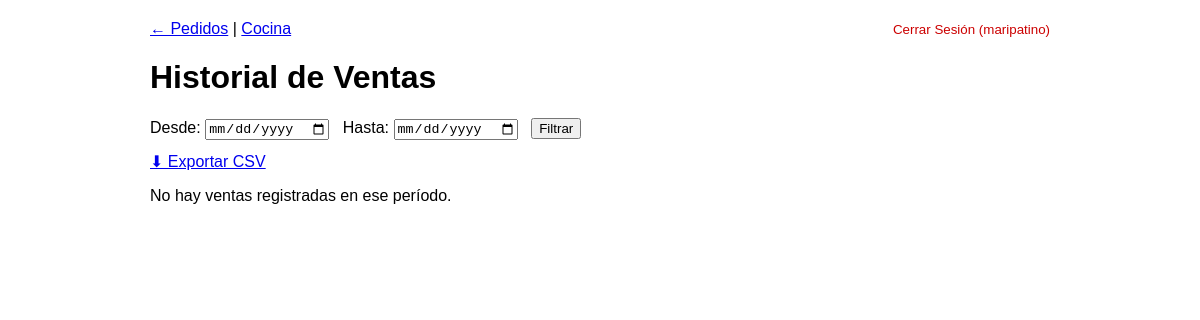
Page /ventas/ventas/historial/ (signed in) on the earlier database version.
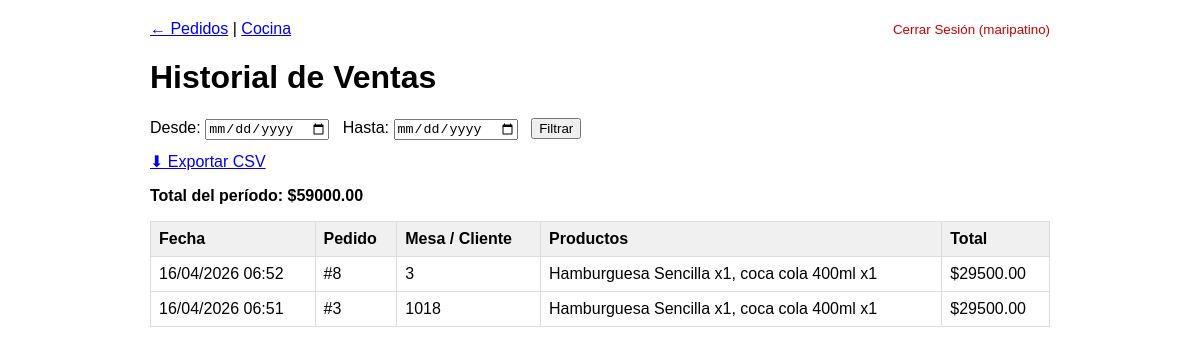
Same page on the later database version.
### ventas/models.py (models this page shows, shortened)
class Transaccion(models.Model):
    pedido = models.OneToOneField(Pedido, on_delete=models.CASCADE, related_name='transaccion')
    total = models.DecimalField(max_digits=10, decimal_places=2)
    fecha = models.DateTimeField(auto_now_add=True)

class Pedido(models.Model):
    ESTADOS = [
        ('pendiente', 'Pendiente'),
        ('en_preparacion', 'En Preparación'),
        ('listo', 'Listo'),
        ('entregada', 'Entregada'),
        ('pagado', 'Pagado'),
    ]
    mesa_o_online = models.CharField(max_length=100, help_text="Cliente")
    estado = models.CharField(max_length=20, choices=ESTADOS, default='pendiente')
    creado_por = models.ForeignKey(User, on_delete=models.CASCADE)
    fecha_creacion = models.DateTimeField(auto_now_add=True)
    productos = models.ManyToManyField(Producto, through='PedidoProducto', blank=True)

class PedidoProducto(models.Model):
    pedido = models.ForeignKey(Pedido, on_delete=models.CASCADE, related_name='items')
    producto = models.ForeignKey(Producto, on_delete=models.CASCADE)
    cantidad = models.PositiveIntegerField(default=1)
    class Meta:
        unique_together = ('pedido', 'producto')

### products/models.py (models this page shows, shortened)
class Producto(models.Model):
    nombre = models.CharField(max_length=200)
    categoria = models.ForeignKey(Categoria, on_delete=models.CASCADE)
    precio = models.DecimalField(max_digits=10, decimal_places=2)
    descripcion = models.TextField(blank=True)
    ingredientes = models.ManyToManyField(Ingrediente)

### ventas/views.py (the view)
# urls.py: path('ventas/historial/', views.HistorialVentasView.as_view(), name='historial_ventas'),
class HistorialVentasView(LoginRequiredMixin, ListView):
    model = Transaccion
    template_name = 'ventas/historial_ventas.html'
    context_object_name = 'transacciones'
    paginate_by = 20
    def get_queryset(self):
        qs = Transaccion.objects.select_related('pedido').order_by('-fecha')
        fecha_desde = self.request.GET.get('desde')
        fecha_hasta = self.request.GET.get('hasta')
        if fecha_desde:
            qs = qs.filter(fecha__date__gte=fecha_desde)
        if fecha_hasta:
            qs = qs.filter(fecha__date__lte=fecha_hasta)
        return qs
    def get_context_data(self, **kwargs):
        context = super().get_context_data(**kwargs)
        context['desde'] = self.request.GET.get('desde', '')
        context['hasta'] = self.request.GET.get('hasta', '')
        context['total_periodo'] = sum(t.total for t in self.get_queryset())
        for t in context['transacciones']:
            t.items_pedido = t.pedido.items.select_related('producto').all()
        return context

### ventas/templates/ventas/historial_ventas.html (shortened to what this page needs)
<!DOCTYPE html>
<html>
<head>
</head>
<body>
    <nav>
        <a href="{% url 'pedido_list' %}">← Pedidos</a> |
        <a href="{% url 'cocina_dashboard' %}">Cocina</a>
        <form method="post" action="{% url 'logout' %}" style="display:inline;" class="logout-btn">
            <button type="submit" style="background:none;border:none;color:#c00;cursor:pointer;padding:0;">Cerrar Sesión ({{ request.user.username }})</button>
        </form>
    </nav>
    <h1>Historial de Ventas</h1>
    <form method="get" style="margin: 12px 0;">
        <label>Desde: <input type="date" name="desde" value="{{ desde }}"></label>
        <label>Hasta: <input type="date" name="hasta" value="{{ hasta }}"></label>
        <button type="submit">Filtrar</button>
    </form>
    <a href="{% url 'historial_ventas_csv' %}{% if desde or hasta %}?desde={{ desde }}&hasta={{ hasta }}{% endif %}">
        ⬇ Exportar CSV
    </a>
    {% if transacciones %}
    <p><strong>Total del período: ${{ total_periodo }}</strong></p>
    <table>
        <thead>
            <tr>
                <th>Fecha</th>
                <th>Pedido</th>
                <th>Mesa / Cliente</th>
                <th>Productos</th>
                <th>Total</th>
            </tr>
        </thead>
        <tbody>
            {% for t in transacciones %}
            <tr>
                <td>{{ t.fecha|date:"d/m/Y H:i" }}</td>
                <td>#{{ t.pedido.id }}</td>
                <td>{{ t.pedido.mesa_o_online }}</td>
                <td>
                    {% for item in t.items_pedido %}
                        {{ item.producto.nombre }} x{{ item.cantidad }}{% if not forloop.last %}, {% endif %}
                    {% endfor %}
                </td>
                <td>${{ t.total }}</td>
            </tr>
            {% endfor %}
        </tbody>
    </table>
    {% else %}
    <p>No hay ventas registradas en ese período.</p>
    {% endif %}
</body>
</html>

Differences in the rows shown:
added Transaccion: fecha "16/04/2026 06:52", pedido.id "8", pedido.mesa_o_online "3", total "29500.00"
now on this page (row unchanged): PedidoProducto: producto.nombre "Hamburguesa Sencilla", cantidad "1", shown under "16/04/2026 06:52"
now on this page (row unchanged): PedidoProducto: producto.nombre "coca cola 400ml", cantidad "1", shown under "16/04/2026 06:52"
added Transaccion: fecha "16/04/2026 06:51", pedido.id "3", pedido.mesa_o_online "1018", total "29500.00"
now on this page (row unchanged): PedidoProducto: producto.nombre "Hamburguesa Sencilla", cantidad "1", shown under "16/04/2026 06:51"
now on this page (row unchanged): PedidoProducto: producto.nombre "coca cola 400ml", cantidad "1", shown under "16/04/2026 06:51"
Other differences:
{{ total_periodo }}: (not shown) → "59000.00"
text no longer shown: "No hay ventas registradas en ese período."
text now shown: "Total del período: $ Fecha Pedido Mesa / Cliente Productos Total"
